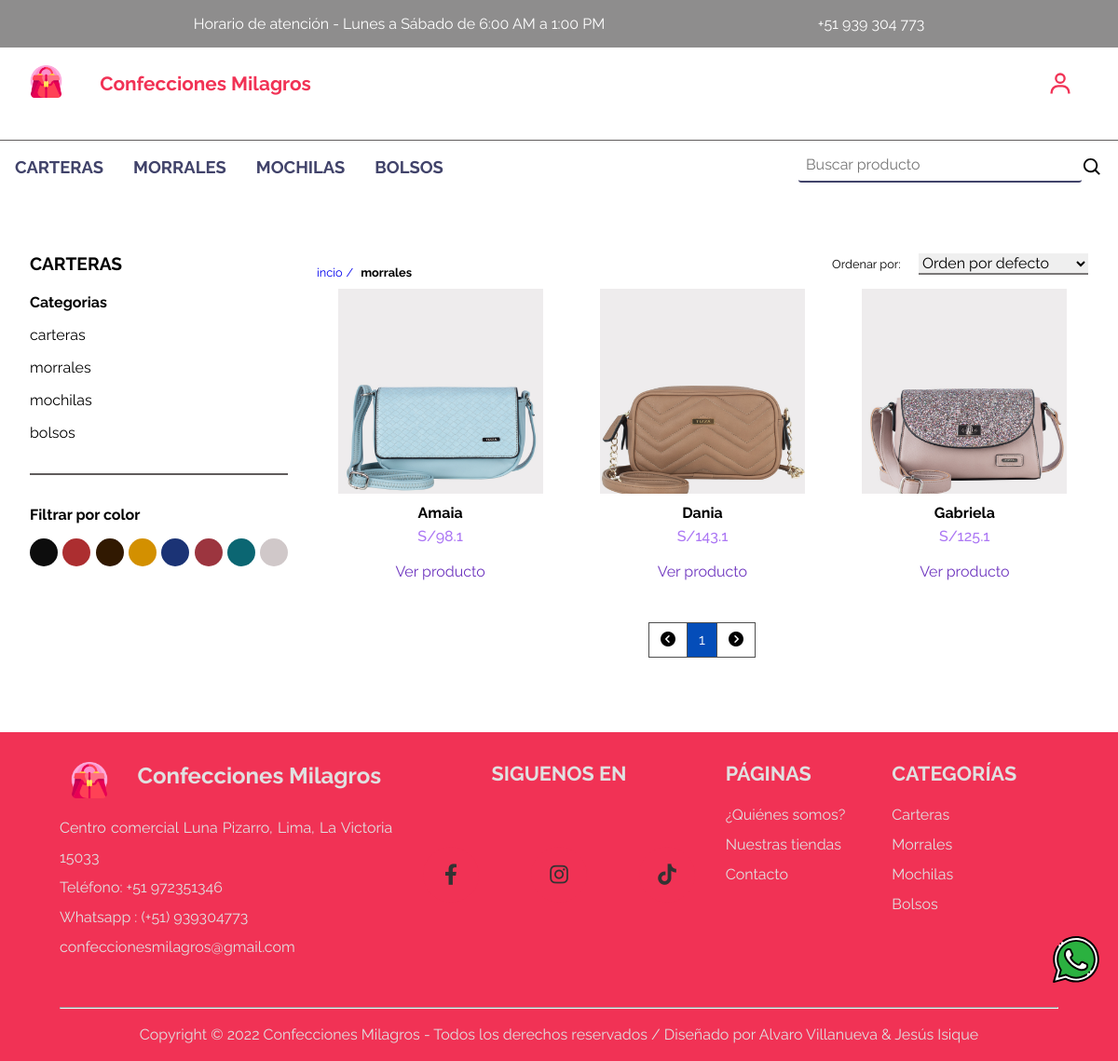
Screenshot of /categoria/morrales with the database file from the repository.
### tables this page shows
CREATE TABLE `categoria` (
  `idcategoria` int(11) NOT NULL,
  `categoria` varchar(60) NOT NULL,
  `imagen` varchar(200) NOT NULL
);

CREATE TABLE `colores` (
  `idcolor` int(11) NOT NULL,
  `color` varchar(20) NOT NULL,
  `codigohex` varchar(8) NOT NULL
);

CREATE TABLE `producto` (
  `idproducto` int(11) NOT NULL,
  `idcategoria` int(11) NOT NULL,
  `idcolor` int(11) NOT NULL,
  `producto` varchar(50) NOT NULL,
  `descripcion` varchar(150) NOT NULL,
  `stock` int(11) NOT NULL,
  `precio` double NOT NULL,
  `imagen` varchar(200) NOT NULL
);

### controller/viewcontroller.php (called while the page is built, shortened)
<?php
    class viewcontroller extends viewmodel
    {
        public function obtenersistema()
        {
            return require_once "./view/inicio.php";
        }
    }

### index.php (called while the page is built)
<?php
    require_once "./controller/viewcontroller.php";
    $sistema = new viewcontroller();
    $sistema->obtenersistema();

### view/content/categoria.php (the view, shortened to what this page needs)
<?php
    require_once "./controller/admincontroller.php";
    $Admin = new adminController();
    $pagina = explode("/", $_GET['views']);
    $categoria = $pagina[1];
    if(empty($pagina[2])){
        $npagina = 1;
    }else{
        $npagina = $pagina[2];
    }
?>
<div class="principal">
        <div class="content__carteras">
            <div class="caja1">
                <h2 class="caja1__title">CARTERAS</h2>
                <div class="categorias">
                    <h3 class="categorias__title">Categorias</h3>
                    <div class="categorias__links">
                        <?php
                            $centros =  $Admin->ListarCategorias();
                            foreach ($centros as $key) {
                                ?>
                                <a href="<?php echo SERVERURL.'categoria/'.$key['categoria'] ?>" class="categorias__link"><?php echo $key['categoria'] ?></a>
                        <?php
                            }
                        ?>
                    </div>
                </div>
                <div class="color">
                    <h3 class="color__title">Filtrar por color</h3>
                    <div class="color__container">
                        <ul class="color__items">
                            <?php
                                $centros =  $Admin->ListarColores();
                                foreach ($centros as $key) {
                                    ?>
                                        <li class="color__item">
                                            <a href="#" class="color__select" id="<?php echo $key['codigohex']?>">
                                                <span class="color__filter amarillo" style="background-color: #<?php echo $key['codigohex']?> ;"></span>
                                            </a>
                                        </li>
                                    <?php
                                }
                            ?>
                        </ul>
                    </div>
                </div>
            </div>
            <div class="caja2">
                <div class="menu">
                    <div class="menu__navegacion">
                        <a href="<?php echo SERVERURL ?>inicio" class="menu__navegacion__link">incio</a>
                        <span class="menu__navegacion__name"><?php echo $categoria; ?></span>
                    </div>
                    <div class="mostrar">
                        <form class="ordenar" method="POST">
                            <label class="ordenar__label" for="">Ordenar por: </label>
                            <select class="ordenar__select" name="ordenar" id="ordenar">
                                <option value="defecto" data-order="defecto" class="ordenar__option">Orden por defecto</option>
                            </select>
                        </form>
                    </div>
                </div>
                <?php
                    echo $centros = $Admin->filtradoCategoria("",$categoria, $npagina, 6);
                ?>
            </div>
        </div>
    </div>

### view/modulos/header.php (shortened to what this page needs)
<?php
    require_once "./controller/admincontroller.php";
    $Admin = new adminController();
?>
<header>
    <section class="horario">
        <div class="content">
            <p class="txt">
                Horario de atención - Lunes a Sábado de 6:00 AM a 1:00 PM
            </p>
            <a class="txt txt--cell" href="https://api.whatsapp.com/send?phone=+51939304773&text=Hola, me gustaría comprar tu producto!" target="_blank"">
                +51 939 304 773
            </a>
        </div>
    </section>
    <section class=" container container__login">
                <div class="logo">
                    <a href="<?php echo SERVERURL ?>inicio"><img class="logo-img--header" src="<?php echo SERVERURL ?>img/png/bolso.png" alt="Logo"></a>
                    <a class="logo-enlace" href="<?php echo SERVERURL ?>inicio"><h1>Confecciones Milagros</h1></a>
                </div>
                <div class="cuenta">
                    <?php
                    if (!isset($_SESSION['email'])) {
                    ?>
                        <a class="cuenta-iniciarSesion" href="<?php echo SERVERURL ?>cuenta">
                            <img class="cuenta__img" src="<?php echo SERVERURL ?>img/svg/user.svg" alt="user">
                        </a>
                    <?php
                    }
                    ?>
                </div>
    </section>
    <nav class="navbar navbar-center">
        <div class="navbar-container-grid">
            <div class="navbar-center-ul">
                <ul class="navbar-center navbar-center--items">
                    <?php
                        $centros =  $Admin->ListarCategorias();
                        foreach ($centros as $key) {
                            ?>
                            <li class="nav-item">
                                <a href="<?php echo SERVERURL.'categoria/'.$key['categoria'] ?>"><?php echo $key['categoria'] ?></a>
                            </li>
                    <?php
                        }
                    ?>
                </ul>
            </div>
            <div class="search">
                <input class="search-input" type="text" name="buscarProducto" id="buscarProducto" placeholder="Buscar producto">
                <button class="search-boton">
                    <img class="search-icon" src="<?php echo SERVERURL ?>img/svg/search.svg" alt="search" name="buscar" id="buscar">
                </button>
            </div>
        </div>
    </nav>
</header>

### controller/admincontroller.php (shortened to what this page needs)
<?php
    class adminController extends adminModel{
        public function ListarCategorias(){
            $conexion = Conexion::conectar();
            $sql = "CALL ListarCategorias()";
            $consulta = $conexion->query($sql);
            $consulta = $consulta->fetch_all(MYSQLI_ASSOC);
            return $consulta;
        }
        public function ListarColores(){
            $conexion = Conexion::conectar();
            $sql = "CALL ListarColores()";
            $consulta = $conexion->query($sql);
            $consulta = $consulta->fetch_all(MYSQLI_ASSOC);
            return $consulta;
        }
        public function filtradoCategoria($filtro, $nombrecategoria, $pagina, $registros){
            $conexion = Conexion::conectar();
            $pagina = (isset($pagina) && $pagina > 0) ? (int) $pagina : 1;
            $inicio = ($pagina > 0) ? (($pagina * $registros) - $registros) : 0;
            $consulta = "CALL FiltradoPrecios('$filtro', '$nombrecategoria', $inicio, $registros)";
            $consulta = $conexion->query($consulta);
            $consulta = $consulta->fetch_all(MYSQLI_ASSOC);
            mysqli_next_result($conexion);
            $total = "SELECT FOUND_ROWS()";
            $total = $conexion->query($total);
            $total = (int) $total->fetch_column();
            $Npaginas = ceil($total/$registros);
            $resultado = "";
            $resultado .= '<div id="container__products"><div class="container__products">';
            if($total>=1 && $pagina<=$Npaginas){
                foreach ($consulta as $key) {
                    $resultado .= '
                                <div class="card__product">
                                    <picture class="product">
                                        <a href="'.SERVERURL.'productoDetalle/'.$key['producto'].'" class="product__item">
                                            <img src="'.SERVERURL.$key['imagen'].'" alt="'.$key['producto'].'" class="product__show">
                                        </a>
                                    </picture>
                                    <h3 class="product__title">'.$key['producto'].'</h3>
                                    <span class="product__price">S/'.$key['precio'].'</span>
                                    <a href="'.SERVERURL.'productoDetalle/'.$key['producto'].'" class="product__ver button">
                                    <span class="button__span"></span>
                                    <span class="button__span"></span>
                                    <span class="button__span"></span>
                                    <span class="button__span"></span>
                                    Ver producto
                                </a>
                            </div>
                        ';
                }
            }
            $resultado .= '</div>';
            if($total>=1 && $pagina<=$Npaginas){
                $resultado .= '<nav class="paginacion-productos"><ul class="paginacion-ul">';
                if ($pagina==1){
                    $resultado .='
                                <li class="paginacion-li-disabled">
                                    <a class="paginacion-a">
                                        <i class="fa-solid fa-circle-chevron-left"></i>
                                    </a>
                                </li>';
                }
                for ($i=1; $i <= $Npaginas; $i++) {
                    if ($pagina == $i) {
                    $resultado .= '
                                <li class="paginacion-li-active">
                                    <a id="paginar" href="'.SERVERURL.'categoria/'.$nombrecategoria.'/'.$i.'">'.$i.'</a>
                                </li>
                                    ';
                    }else{
                    $resultado .= '
                                <li class="paginacion-li">
                                    <a id="paginar" href="'.SERVERURL.'categoria/'.$nombrecategoria.'/'.$i.'">'.$i.'</a>
                                </li>
                                    ';
                    }
                }
                if ($pagina==$Npaginas){
                    $resultado .='
                                <li class="paginacion-li-disabled">
                                    <a>
                                        <i class="fa-solid fa-circle-chevron-right"></i>
                                    </a>
                                </li>';
                }
                $resultado .= '</ul></nav></div>';
            }
            return $resultado;
        }
    }

### view/modulos/footer.php (shortened to what this page needs)
<?php
    require_once "./controller/admincontroller.php";
    $Admin = new adminController();
?>
<footer class="footer">
    <div class="whatsapp">
        <a href="https://walink.co/a2556c" target="blanck">
            <img src="<?php echo SERVERURL?>img/svg/whatsapp.svg" alt="whatsapp">
        </a>
    </div>
    <div class="footer">
        <div class="footer-center">
            <div class="footer-datos">
                <div class="footer-logo">
                    <img class="logo-img" style="margin-right: 1rem;" src="<?php echo SERVERURL?>img/png/bolso.png" alt="bolso">
                    <a href="<?php echo SERVERURL ?>inicio">
                        <h1 class="inicio__title">Confecciones Milagros</h1>
                    </a>
                </div>
                <div class="caja-footer">
                    <ul>
                        <li>Centro comercial Luna Pizarro, Lima, La Victoria 15033</li>
                        <li>Teléfono: +51 972351346</li>
                        <li>
                            <a href="https://api.whatsapp.com/send?phone=+51939304773&text=Hola, me gustaría comprar tu producto!" target="_blank"">
                                Whatsapp : (+51) 939304773
                            </a>
                        </li>
                        <li>
                            <a href=" mailto:confeccionesmilagros@gmail.com">
                                confeccionesmilagros@gmail.com
                            </a>
                        </li>
                    </ul>
                </div>
            </div>
            <div class="footer-siguenos">
                <p class="footer__leyend">SIGUENOS EN</p>
                <div class="caja-footer caja-footer--icons">
                    <ul class="redes-sociales">
                        <li>
                            <a href="#">
                                <i class="redes-icon fa-brands fa-facebook-f"></i>
                            </a>
                        </li>
                        <li>
                            <a href="#">
                                <i class="redes-icon fa-brands fa-instagram"></i>
                            </a>
                        </li>
                        <li>
                            <a href="#">
                                <i class="redes-icon fa-brands fa-tiktok"></i>
                            </a>
                        </li>
                    </ul>
                </div>
            </div>
            <div class="footer-puntos">
                <div class="footer-paginas">
                    <p class="footer__leyend">PÁGINAS</p>
                    <div class="caja-footer">
                        <ul>
                            <li><a class="footer__link" href="<?php echo SERVERURL ?>quienessomos">¿Quiénes somos?</a></li>
                            <li><a class="footer__link" href="<?php echo SERVERURL ?>tiendas">Nuestras tiendas</a></li>
                            <li><a class="footer__link" href="<?php echo SERVERURL ?>contacto">Contacto</a></li>
                        </ul>
                    </div>
                </div>
                <div class="footer-categorias">
                    <div>
                        <p class="footer__leyend">CATEGORÍAS</p>
                    </div>
                    <div class="caja-footer">
                        <ul>
                            <?php
                                $centros =  $Admin->ListarCategorias();
                                foreach ($centros as $key) {
                                    ?>
                                    <li>
                                        <a href="<?php echo SERVERURL.'categoria/'.$key['categoria'] ?>"><?php echo ucfirst($key['categoria']) ?></a>
                                    </li>
                            <?php
                                }
                            ?>
                        </ul>
                    </div>
                </div>
            </div>
        </div>
        <hr>
        <div class="derechos-reservados">
            <p>Copyright &#169; 2022 Confecciones Milagros - Todos los derechos reservados / Diseñado por Alvaro Villanueva & Jesús Isique</p>
        </div>
    </div>
</footer>

### rows the page displays
categoria: categoria "CARTERAS", categoria "carteras", categoria "Carteras"
categoria: categoria "MORRALES", categoria "morrales", categoria "Morrales"
categoria: categoria "MOCHILAS", categoria "mochilas", categoria "Mochilas"
categoria: categoria "BOLSOS", categoria "bolsos", categoria "Bolsos"
producto: imagen (picture), producto "Amaia", precio "98.1"
producto: imagen (picture), producto "Dania", precio "143.1"
producto: imagen (picture), producto "Gabriela", precio "125.1"

### other values shown
$categoria "morrales"
